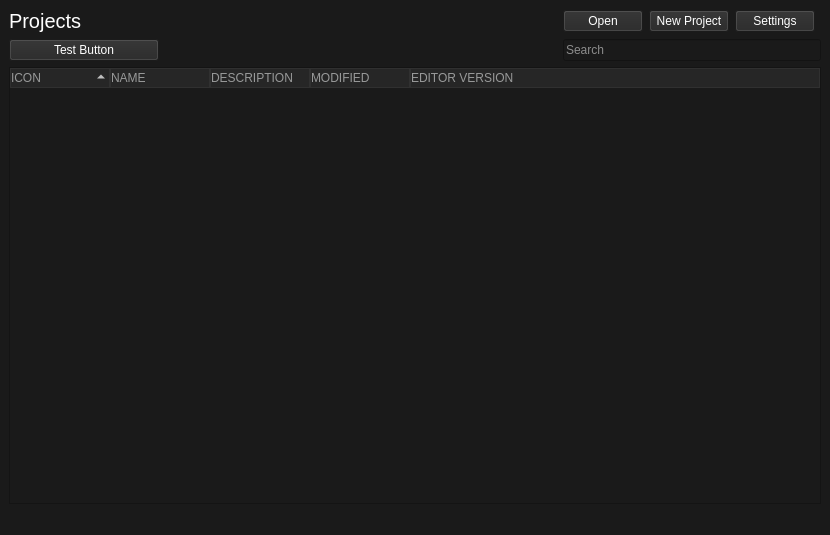
<?xml version="1.0" encoding="UTF-8"?>
<ui version="4.0">
 <class>MainWindow</class>
 <widget class="QMainWindow" name="MainWindow">
  <property name="geometry">
   <rect>
    <x>0</x>
    <y>0</y>
    <width>830</width>
    <height>535</height>
   </rect>
  </property>
  <property name="windowTitle">
   <string>Unity Launcher</string>
  </property>
  <property name="windowIcon">
   <iconset resource="resources.qrc">
    <normaloff>:/images/Unity.ico</normaloff>:/images/Unity.ico</iconset>
  </property>
  <property name="styleSheet">
   <string notr="true">*
{
	background-color: rgb(26, 26, 26);
	color: rgb(255, 255, 255);
}

QPushButton
{
	background-color: rgb(38, 38, 38);
}



QHeaderView::section
{
	color: rgb(152, 153, 153);
	background-color: rgb(38, 38, 38);
	border: 1px solid rgb(48, 48, 48);

}


QTreeView::item:hover
{
	background: rgb(38, 38, 38);
}

QHeaderView::up-arrow
{
	image: url(:/images/UpWhiteArrow.png);
}

QHeaderView::down-arrow
{
	image: url(:/images/DownWhiteArrow.png);
}</string>
  </property>
  <widget class="QWidget" name="centralwidget">
   <layout class="QGridLayout" name="centralwidgetLayout" columnstretch="4,0,0,0,0,0">
    <item row="2" column="4">
     <widget class="QPushButton" name="SettingsButton">
      <property name="text">
       <string>Settings</string>
      </property>
     </widget>
    </item>
    <item row="2" column="2">
     <widget class="QPushButton" name="openButton_5">
      <property name="text">
       <string>Open</string>
      </property>
     </widget>
    </item>
    <item row="3" column="2" colspan="4">
     <widget class="QLineEdit" name="searchLineEdit">
      <property name="placeholderText">
       <string>Search</string>
      </property>
     </widget>
    </item>
    <item row="2" column="0">
     <widget class="QLabel" name="titleLabel">
      <property name="sizePolicy">
       <sizepolicy hsizetype="Expanding" vsizetype="Preferred">
        <horstretch>0</horstretch>
        <verstretch>0</verstretch>
       </sizepolicy>
      </property>
      <property name="maximumSize">
       <size>
        <width>16777215</width>
        <height>16777215</height>
       </size>
      </property>
      <property name="font">
       <font>
        <pointsize>15</pointsize>
       </font>
      </property>
      <property name="text">
       <string>Projects</string>
      </property>
      <property name="alignment">
       <set>Qt::AlignLeading|Qt::AlignLeft|Qt::AlignVCenter</set>
      </property>
     </widget>
    </item>
    <item row="3" column="0">
     <widget class="QPushButton" name="testButton">
      <property name="sizePolicy">
       <sizepolicy hsizetype="Fixed" vsizetype="Fixed">
        <horstretch>0</horstretch>
        <verstretch>0</verstretch>
       </sizepolicy>
      </property>
      <property name="minimumSize">
       <size>
        <width>150</width>
        <height>0</height>
       </size>
      </property>
      <property name="maximumSize">
       <size>
        <width>16777215</width>
        <height>16777215</height>
       </size>
      </property>
      <property name="text">
       <string>Test Button</string>
      </property>
     </widget>
    </item>
    <item row="4" column="0" colspan="6">
     <widget class="QTreeWidget" name="projectTree">
      <property name="indentation">
       <number>0</number>
      </property>
      <property name="itemsExpandable">
       <bool>false</bool>
      </property>
      <property name="sortingEnabled">
       <bool>true</bool>
      </property>
      <property name="wordWrap">
       <bool>true</bool>
      </property>
      <property name="expandsOnDoubleClick">
       <bool>false</bool>
      </property>
      <column>
       <property name="text">
        <string>ICON</string>
       </property>
      </column>
      <column>
       <property name="text">
        <string>NAME</string>
       </property>
      </column>
      <column>
       <property name="text">
        <string>DESCRIPTION</string>
       </property>
      </column>
      <column>
       <property name="text">
        <string>MODIFIED</string>
       </property>
      </column>
      <column>
       <property name="text">
        <string>EDITOR VERSION</string>
       </property>
      </column>
     </widget>
    </item>
    <item row="2" column="3">
     <widget class="QPushButton" name="newProjectButton">
      <property name="text">
       <string>New Project</string>
      </property>
     </widget>
    </item>
   </layout>
  </widget>
  <widget class="QMenuBar" name="menubar">
   <property name="geometry">
    <rect>
     <x>0</x>
     <y>0</y>
     <width>830</width>
     <height>18</height>
    </rect>
   </property>
  </widget>
  <widget class="QStatusBar" name="statusbar"/>
 </widget>
 <resources>
  <include location="resources.qrc"/>
 </resources>
 <connections/>
</ui>
